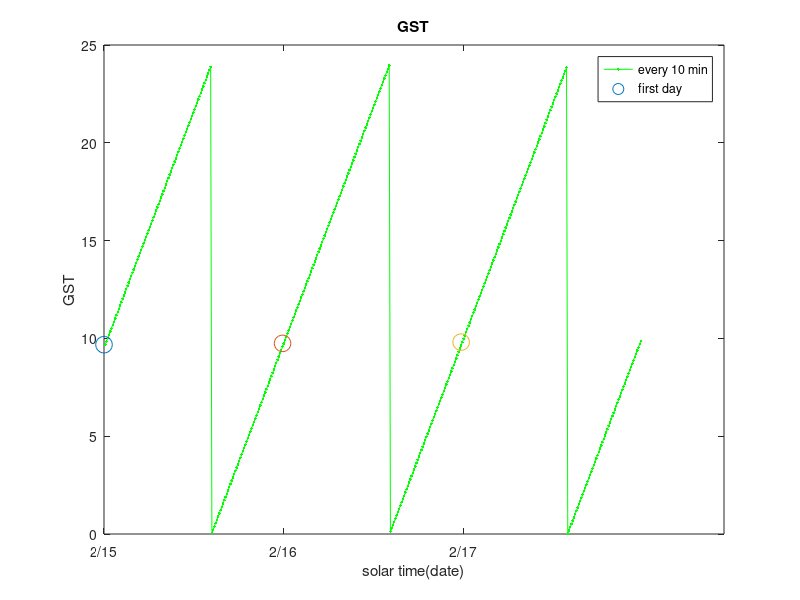

Reproduce this figure in MATLAB.
%Lab 5_1
%{
==========JD Approach
JD = 2454374.5;
Tu = (JD-2451545.0)./36525;
a = 100.4606184;
b = 36000.77004;
c = 0.000387933;
d =- 2.583e-8;
GST0  = a+b*Tu+c*Tu^2+d*Tu^3;
GST0 = mod(GST0, 360);
GST_time = GST0*24/360;

GST_hour = fix(GST_time)
GST_minute = fix((GST_time-GST_hour)*60)
GST_second = ((GST_time-GST_hour)*60-GST_minute)*60
%}

%{
Verify the program
GST0 = (1+32/60+35.7372/3600)*360/24*pi/180;
tt0 = 86400*7292115.8553*10^-11;
GST = GST0+tt0;
%GST = GST*180/pi
GST = mod(GST,2*pi)*180/pi*24/360;
GST_hour = fix(GST)
GST_minute = fix((GST-GST_hour)*60)
GST_second = ((GST-GST_hour)*60-GST_minute)*60
%}

GST0 =(9+40/60+46.098/3600)*360/24*pi/180;
we = 7292115.8553*10^-11;
t = [0:600:86400*3];
GST = GST0+t*we;
GST_angle = mod(GST,2*pi)*180/pi;
GST_time = mod(GST,2*pi)*180/pi*24/360;
GST_hour = fix(GST_time);
GST_minute = fix((GST_time-GST_hour)*60);
GST_second = ((GST_time-GST_hour)*60-GST_minute)*60;

GST_d = fix(GST_angle);
GST_m = fix((GST_angle-GST_d)*60);
GST_s = ((GST_angle-GST_d)*60-GST_m)*60;

num = linspace(0,144*3,144*3+1);
axis equal;
test = 1:3;
plot(GST_time,'-g.');
set(gca,'XTick',0:145:144*3);
set(gca,'XTickLabel',{'2/15','2/16','2/17'});
hold on;
plot(num(1),GST_time(1),'o','markers',12);
hold on;
plot(num(145),GST_time(145),'o','markers',12);
hold on;
plot(num(289),GST_time(289),'o','markers',12)

title('GST');
xlabel('solar time(date)');
ylabel('GST');
legend('every 10 min','first day');

fid = fopen('Lab5.txt','w') ;
for i = 1:433
    i
    fprintf(fid,'%04d\t %d %d %.4f\t %d %d %.4f\r\n',(i-1)*10,GST_d(i),GST_m(i),GST_s(i),GST_hour(i),GST_minute(i),GST_second(i));
end
fclose(fid);